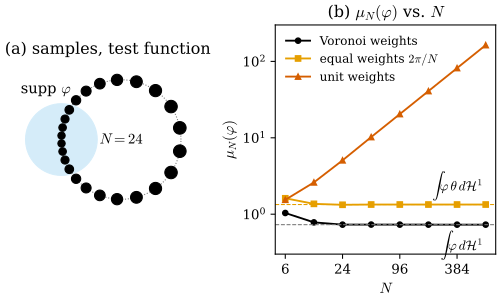

Recreate this plot in Python.
"""Figure 46.2.2: point clouds on the unit circle converge (weak-*) to a length measure, but which one depends on
the weights.

(a) N = 24 nonuniform points t_j = 2 pi u_j + 0.5 sin(2 pi u_j), u_j = (j + 1/2)/N, drawn with area proportional to
the Voronoi (arc) weight, and the support of the bump test function phi (centre (-1, 0), radius 0.6).
(b) mu_N(phi) against N for three choices of weights: Voronoi weights (-> int phi dH^1), equal weights 2 pi / N
(-> int phi theta dH^1 with theta = 1 / (1 + 0.5 cos 2 pi u)), unit weights (grow like N).

Run from the project root: PYTHONPATH=tools python3 chapters/46-varifold-background/figures/fig-46-2-2-weak-convergence.py
"""
import sys
from pathlib import Path

import numpy as np

sys.path.insert(0, str(Path(__file__).resolve().parents[1] / "lib"))
import dgfig  # noqa: E402

dgfig.setup()
import matplotlib.pyplot as plt  # noqa: E402
from matplotlib.patches import Circle  # noqa: E402

import var46 as v  # noqa: E402

C = dgfig.COLORS
A = 0.5
CENTER, RADIUS = np.array([-1.0, 0.0]), 0.6


def phi(X):
    return v.bump(X, CENTER, RADIUS)


# the two limits: int phi dH^1 and int phi theta dH^1 = 2 pi int_0^1 phi(x(t(u))) du
lim_vor = v.integrate_1d(lambda t: phi(v.circle(t)), 0, 2 * np.pi, n=64, pieces=64)
lim_eq = 2 * np.pi * v.integrate_1d(lambda u: phi(v.circle(v.warp(u, A))), 0, 1, n=64, pieces=64)

Ns = np.array([6, 12, 24, 48, 96, 192, 384, 768])
vals = {"vor": [], "eq": [], "unit": []}
for N in Ns:
    t, m_vor, m_eq = v.circle_samples(N, a=A)
    f = phi(v.circle(t))
    vals["vor"].append(np.sum(m_vor * f))
    vals["eq"].append(np.sum(m_eq * f))
    vals["unit"].append(np.sum(f))
vals = {k: np.array(x) for k, x in vals.items()}

# self-checks: Voronoi weights converge to the length measure, equal weights to theta H^1, unit weights grow like N
assert abs(vals["vor"][-1] - lim_vor) < 1e-4, (vals["vor"][-1], lim_vor)
assert abs(vals["eq"][-1] - lim_eq) < 1e-4, (vals["eq"][-1], lim_eq)
assert abs(vals["unit"][-1] / Ns[-1] - lim_eq / (2 * np.pi)) < 1e-4
assert lim_eq > 1.5 * lim_vor   # near t = pi the equal-weight cloud carries about twice the length

fig, axes = plt.subplots(1, 2, figsize=(6.4, 3.1), gridspec_kw={"width_ratios": [1, 1.25], "wspace": 0.4})
ax = axes[0]
tt = np.linspace(0, 2 * np.pi, 400)
ax.add_patch(Circle(CENTER, RADIUS, facecolor=C["region"], alpha=0.25, edgecolor=C["region"], lw=0.8, zorder=1))
ax.plot(*v.circle(tt).T, color=C["aux"], lw=0.8, ls=":", zorder=2)
t, m_vor, m_eq = v.circle_samples(24, a=A)
X = v.circle(t)
ax.scatter(X[:, 0], X[:, 1], s=60 * m_vor / m_vor.mean(), color=C["main"], zorder=3)
ax.text(-1.68, 0.72, r"supp $\varphi$", fontsize=11, ha="left", va="bottom")
ax.text(0.0, 0.0, r"$N = 24$", fontsize=11, ha="center", va="center")
ax.set_aspect("equal")
ax.set_xlim(-1.7, 1.25)
ax.set_ylim(-1.3, 1.3)
ax.set_axis_off()
ax.set_title("(a) samples, test function", fontsize=12)

ax = axes[1]
ax.loglog(Ns, vals["vor"], "o-", color=C["main"], lw=1.4, ms=4, label="Voronoi weights")
ax.loglog(Ns, vals["eq"], "s-", color=C["accent"], lw=1.4, ms=4, label=r"equal weights $2\pi/N$")
ax.loglog(Ns, vals["unit"], "^-", color=C["normal"], lw=1.4, ms=4, label="unit weights")
ax.axhline(lim_vor, color=C["aux"], lw=0.8, ls="--")
ax.axhline(lim_eq, color=C["accent"], lw=0.8, ls="--")
ax.text(720, lim_vor * 0.84, r"$\int\varphi\,d\mathcal{H}^1$", fontsize=10, ha="right", va="top")
ax.text(720, lim_eq * 1.12, r"$\int\varphi\,\theta\,d\mathcal{H}^1$", fontsize=10, ha="right", va="bottom")
ax.set_xlabel(r"$N$")
ax.set_ylabel(r"$\mu_N(\varphi)$")
ax.set_xticks(Ns[::2])
ax.set_xticklabels([str(n) for n in Ns[::2]])
ax.minorticks_off()
ax.set_ylim(0.3, 300)
ax.legend(loc="upper left", frameon=False, fontsize=9)
ax.set_title(r"(b) $\mu_N(\varphi)$ vs. $N$", fontsize=12)

dgfig.save(fig, __file__)
print(f"limits: Voronoi {lim_vor:.4f}, equal {lim_eq:.4f}; N=24: {vals['vor'][2]:.4f} {vals['eq'][2]:.4f} {vals['unit'][2]:.4f}")
